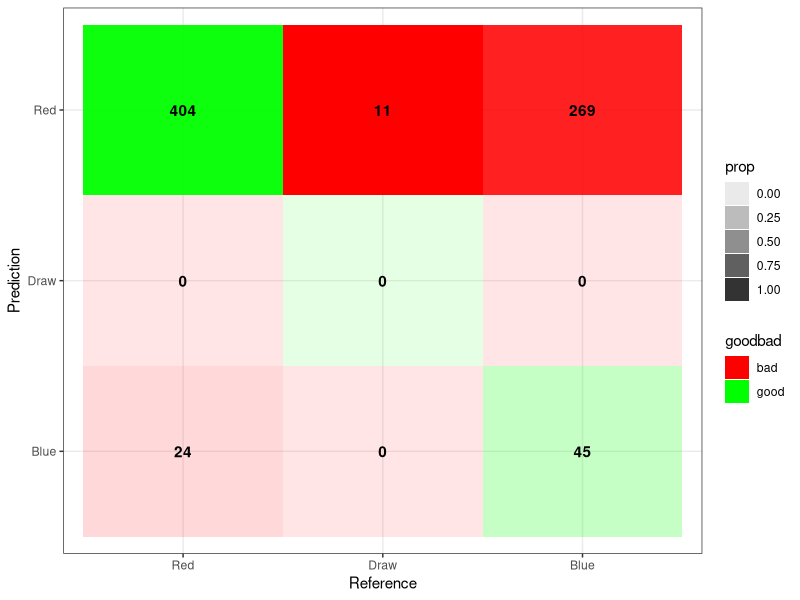

Recreate this plot in R.
##libraries####
load.libraries <- c('data.table', 'testthat', 'gridExtra', 'corrplot', 'GGally', 
                    'ggplot2', 'e1071', 'dplyr', 'Hmisc', 'tidyverse', 'funModeling',
                    'plotly','psych','rattle','caret','tree', 'rpart','magrittr',
                    'class','formattable','randomForest')
install.lib <- load.libraries[!load.libraries %in% installed.packages()]
for(libs in install.lib) install.packages(libs, dependences = TRUE)
sapply(load.libraries, require, character = TRUE)


######

df2 <- read.csv("df2.csv")

################################
df2 <- subset(df2, select=-c(R_fighter,B_fighter, date))
df2$title_bout <- as.numeric(factor(df2$title_bout))
df2$weight_class <- as.numeric(factor(df2$weight_class))
df2$Winner<-factor(df2$Winner)
#df2$Winner <- as.numeric(factor(df2$Winner))

###########################################################


prepare_data <- function(df, output_col_n, ratio){
  # Randomisation with train to test ratio
  random <- sample(1:nrow(df), ratio * nrow(df))
  
  # Normalisation
  normalised <- function(x) {return((x - min(x,rm.na=TRUE))/(max(x,rm.na=TRUE)-min(x,rm.na=TRUE)))}
  df_normalised <- as.data.frame(lapply(df[,-output_col_n], normalised))
  
  # Extract training set
  df_train <- df_normalised[random,] 
  # Extract testing set
  df_test <- df_normalised[-random,]
  
  # Output category
  df_target_category <- df[random,output_col_n]
  df_test_category <- df[-random,output_col_n]
  
  toReturn <- list("training_set" = df_train, "testing_set" = df_test,"target_category" = df_target_category,"test_category"= df_test_category)
  
  return(toReturn)
}


# ************************************************
# main code goes below:
# ************************************************

UFC_DATA <- df2 # Normal data

#grep("Winner", colnames(UFC_DATA))

set.seed(123)
# Train/test split with 0.8 ratio
prepared_dataset <- prepare_data(df = UFC_DATA, output_col_n = 1, ratio = 0.8)

# Concat X and y for SVM training
svm_data <- data.frame(Winner=as.factor(prepared_dataset$target_category), prepared_dataset$training_set)


#str(svm_data)

# k-fold cross validation (k=3)
fitControl <- trainControl(method = "repeatedcv",
                           number = 10, 
                           repeats = 5)

# SVM Classifier
svm_classifier <- svm(Winner ~ ., 
                      data = svm_data, 
                      type = 'C-classification', 
                      kernel = 'radial',
                      trControl = fitControl,
                      cost=10,
                      scale=TRUE,
                      probability=TRUE)

svmpred <- predict(svm_classifier, newdata=prepared_dataset$testing_set, probability = TRUE)


# Confusion Matrix
print("Normal SVM Consufion Matrix:")
cm <- confusionMatrix(table(svmpred, prepared_dataset$test_category)) 
print(cm)
print("---------------------------------------------------------")

print(paste("SVM Accuracy in",length(prepared_dataset$test_category),"unseen data:", round(cm$overall[1], 4)*100,"%" ))

# Save SVM model
#saveRDS(svm_classifier, file = "SVM_MODEL.rds"
#        ,ascii = FALSE, version = NULL,compress = TRUE, refhook = NULL)


print("~~ SVM ENDED:")
table(UFC_DATA$Winner)

#
#********************Matrix Visualization*****************************
#

table <- data.frame(confusionMatrix(svmpred, prepared_dataset$test_category)$table)

plotTable <- table %>%
  mutate(goodbad = ifelse(table$Prediction == table$Reference, "good", "bad")) %>%
  group_by(Reference) %>%
  mutate(prop = Freq/sum(Freq))

# fill alpha relative to sensitivity/specificity by proportional outcomes within reference groups (see dplyr code above as well as original confusion matrix for comparison)
ggplot(data = plotTable, mapping = aes(x = Reference, y = Prediction, fill = goodbad, alpha = prop)) +
  geom_tile() +
  geom_text(aes(label = Freq), vjust = .5, fontface  = "bold", alpha = 1) +
  scale_fill_manual(values = c(good = "green", bad = "red")) +
  theme_bw() +
  xlim(rev(levels(table$Reference)))

